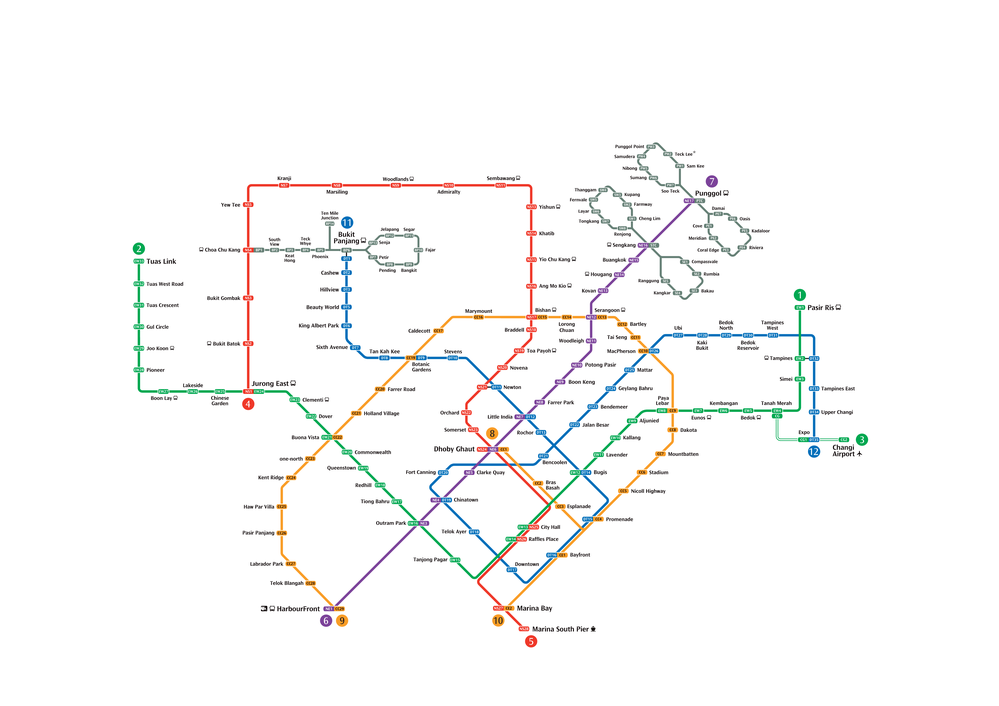
#> input picture mtd1_hough_trans/v1/mrt_clean.png, 999 x 706 px, shrunk from 6617 x 4678 before the run
$ python hough_extract_v1.py
#> lines starting #> are read from the running program, lines starting #| are printed output that depends on the picture; after the words box and inside, x2 and y2 are one past the last pixel; in counts of white or black regions, pixels touching at a corner belong together
import cv2
import numpy as np
import json

IMAGE_FILE = "mrt_clean.png"

DOWNTOWN_LINE_RANGE = {
    "lower": (95, 70, 70),
    "upper": (130, 255, 255)
}

def save_segments(img, segments):
    h, w = img.shape[:2]

    output = {
        "line": "downtown_line",
        "image_size": {"width": w, "height": h},
        "segments": segments
    }

    with open("dtl_v1.json", "w") as f:
        json.dump(output, f, indent=4)

    print(f"Saved downtown_line.json with {len(segments)} segments.")


def detect_lines(mask):
    kernel = np.ones((3, 3), np.uint8)
    cleaned = cv2.morphologyEx(mask, cv2.MORPH_CLOSE, kernel)
    cleaned = cv2.morphologyEx(cleaned, cv2.MORPH_OPEN, kernel)

    lines = cv2.HoughLinesP(
        cleaned,
        rho=1,
        theta=np.pi/180,
        threshold=40,
        minLineLength=20,
        maxLineGap=15
    )

    segments = []
    if lines is not None:
        for line in lines:
            x1, y1, x2, y2 = line[0]
            segments.append(
                {"x1": int(x1), "y1": int(y1), "x2": int(x2), "y2": int(y2)}
            )

    return segments


def extract_downtown_line():
    img = cv2.imread(IMAGE_FILE)
#> img is the input picture: shape (706, 999, 3); mean B, G, R 248.6, 249.1, 249.2
    if img is None:
        raise FileNotFoundError("Image not found at " + IMAGE_FILE)

    hsv = cv2.cvtColor(img, cv2.COLOR_BGR2HSV)
#> hsv: shape (706, 999, 3); mean H, S, V 4.7, 5.2, 251.2

    mask = cv2.inRange(
        hsv,
        DOWNTOWN_LINE_RANGE["lower"],
        DOWNTOWN_LINE_RANGE["upper"]
    )
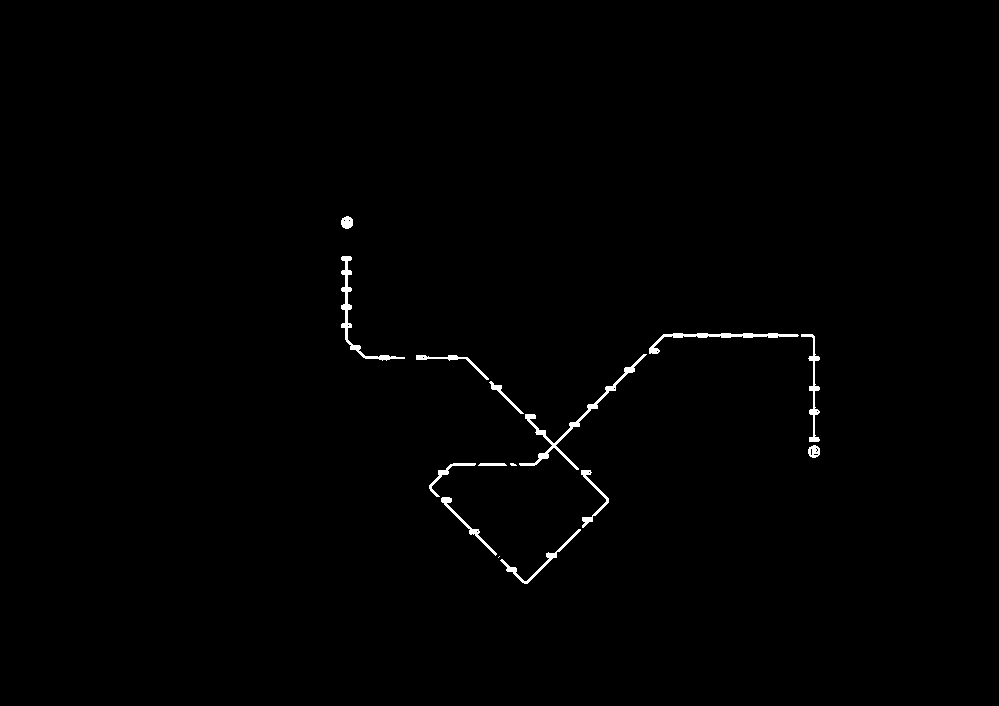
#> mask: shape (706, 999); 0.65% white; 15 white regions (2 under 20 px), largest, box (x1, y1, x2, y2) and area: (519, 354, 647, 470) 932, (341, 256, 405, 361) 670, (649, 333, 799, 354) 603

    segments = detect_lines(mask)
#> in detect_lines, `cleaned = cv2.morphologyEx(mask, cv2.MORPH_CLOSE, kernel)`: cleaned: shape (706, 999); 0.66% white; 14 white regions (2 under 20 px), largest, box (x1, y1, x2, y2) and area: (649, 333, 820, 442) 1051, (519, 354, 647, 470) 954, (341, 256, 405, 361) 677
#> in detect_lines, `cleaned = cv2.morphologyEx(cleaned, cv2.MORPH_OPEN, kernel)`:
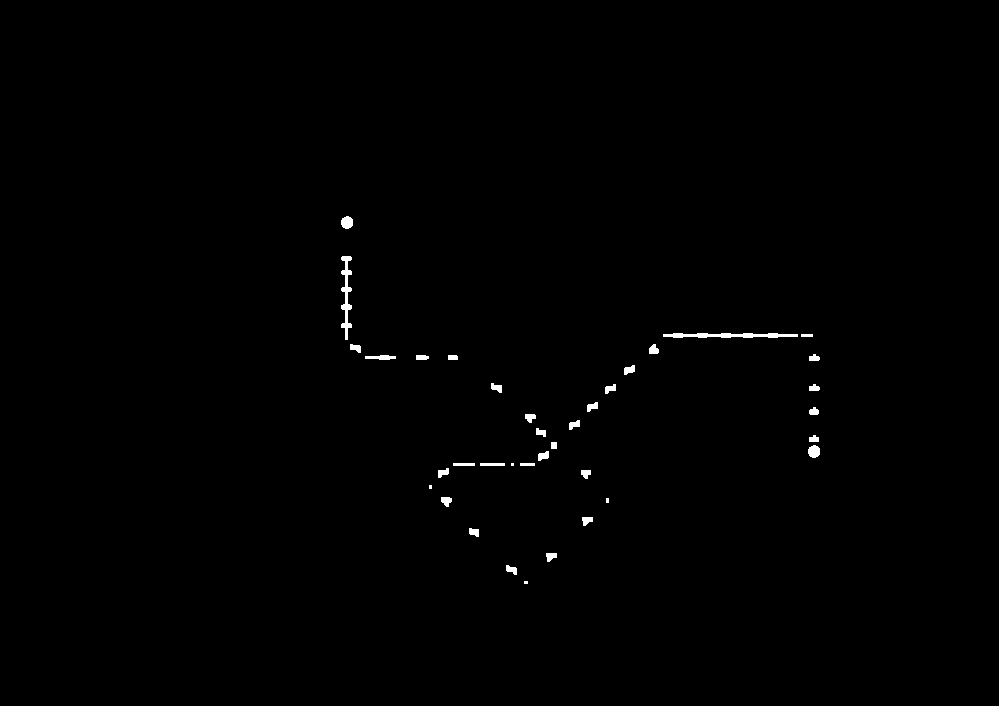
#> cleaned: shape (706, 999); 0.45% white; 37 white regions (4 under 20 px), largest, box (x1, y1, x2, y2) and area: (663, 333, 798, 338) 505, (341, 256, 352, 340) 441, (341, 216, 353, 229) 124
#> in detect_lines, `lines = cv2.HoughLinesP( cleaned, rho=1, theta=np.pi/180, threshold=40..`: lines = 26 rows, first 6: [534, 465, 665, 334], [663, 335, 812, 335], [664, 336, 812, 336], [663, 334, 812, 334], [347, 339, 347, 256], [345, 339, 345, 256]
#> the loop in detect_lines, `for line in lines:` made 26 passes
#> (x1, y1, x2, y2) on passes 1 to 12: (534, 465, 665, 334), (663, 335, 812, 335), (664, 336, 812, 336), (663, 334, 812, 334), (347, 339, 347, 256), (345, 339, 345, 256), (346, 339, 346, 256), (530, 465, 628, 367), (453, 465, 534, 464), (453, 463, 534, 463), (365, 356, 395, 356), (525, 417, 556, 448)
#> after the loop in detect_lines, `for line in lines:`: segments = 26 items
#> segments = 26 items

    save_segments(img, segments)
#| Saved downtown_line.json with 26 segments.


if __name__ == "__main__":
    extract_downtown_line()

$ run again, with mtd1_hough_trans/v1/dtl_v1.png copied over mtd1_hough_trans/v1/mrt_clean.png
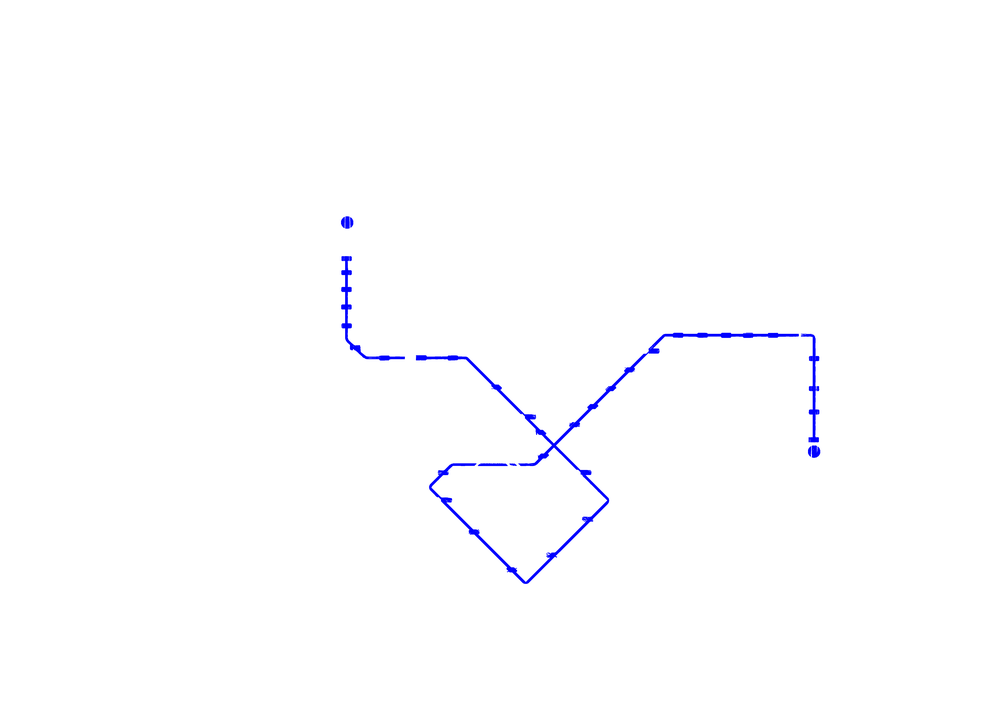
#> input picture mtd1_hough_trans/v1/dtl_v1.png, 999 x 706 px, shrunk from 6617 x 4678 before the run
#> in extract_downtown_line, img is the input picture: shape (706, 999, 3); mean B, G, R 255, 253.4, 253.4
#> hsv: shape (706, 999, 3); mean H, S, V 1.5, 1.6, 255
#> in extract_downtown_line, `mask = cv2.inRange( hsv, DOWNTOWN_LINE_RANGE["lower"], DOWNTOWN_LINE_R..`:
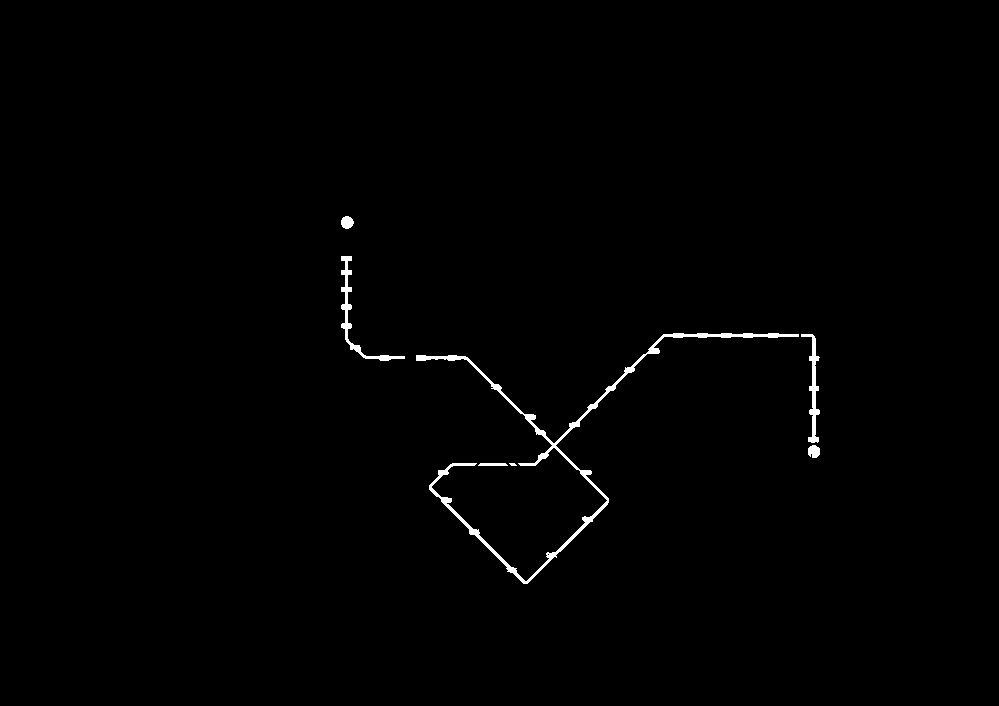
#> mask: shape (706, 999); 0.72% white; 7 white regions (1 under 20 px), largest, box (x1, y1, x2, y2) and area: (416, 333, 799, 584) 3386, (341, 256, 405, 361) 716, (801, 334, 820, 443) 593, (341, 216, 354, 229) 129, (808, 445, 820, 458) 125, (478, 463, 508, 466) 84
#> in detect_lines, `cleaned = cv2.morphologyEx(cleaned, cv2.MORPH_OPEN, kernel)`:
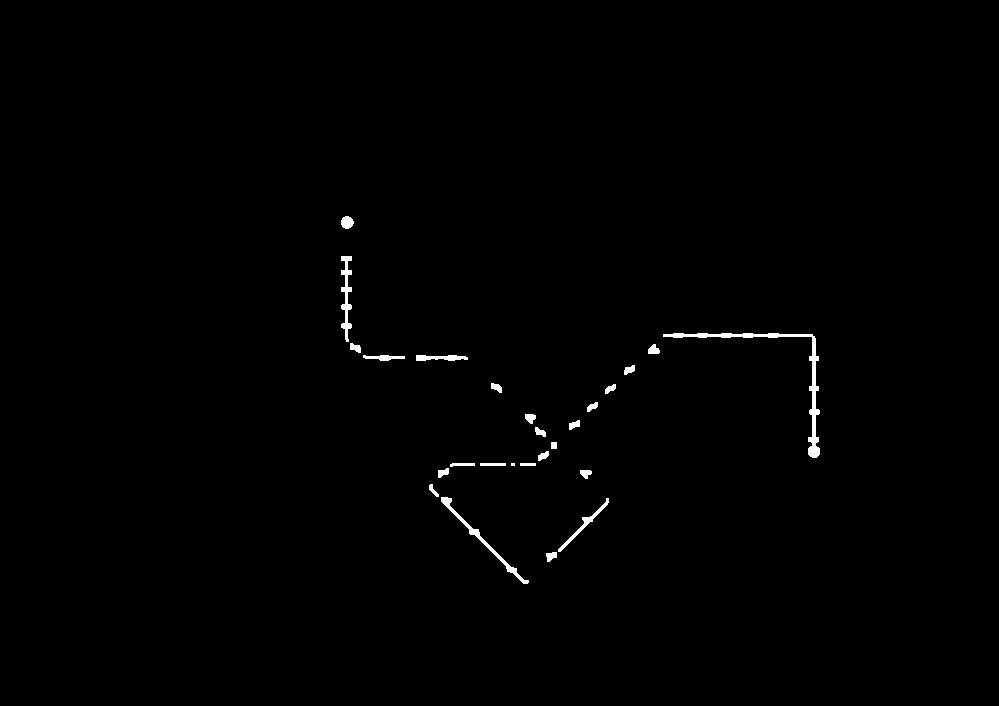
#> cleaned: shape (706, 999); 0.61% white; 26 white regions (1 under 20 px), largest, box (x1, y1, x2, y2) and area: (663, 333, 820, 458) 1250, (441, 497, 529, 584) 535, (341, 256, 352, 342) 466
#> lines = 38 rows, first 6: [429, 485, 527, 583], [429, 489, 523, 583], [663, 336, 814, 336], [815, 457, 815, 338], [663, 334, 812, 334], [814, 457, 814, 337]
#> the loop in detect_lines, `for line in lines:` made 38 passes
#> after the loop in detect_lines, `for line in lines:`: segments = 38 items
#| Saved downtown_line.json with 38 segments.
